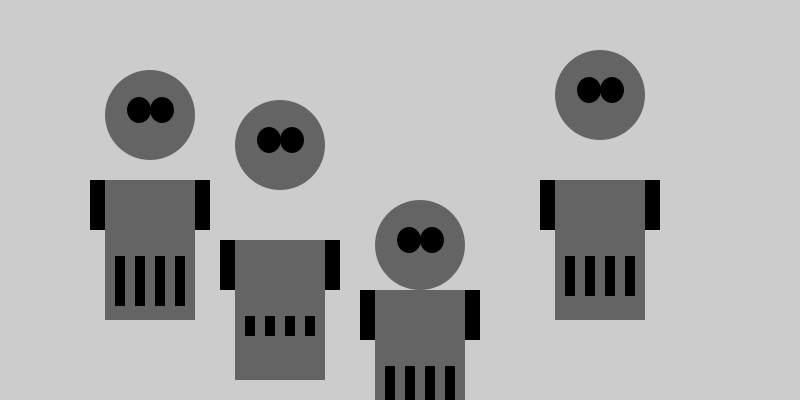
Frame 1 (no input)
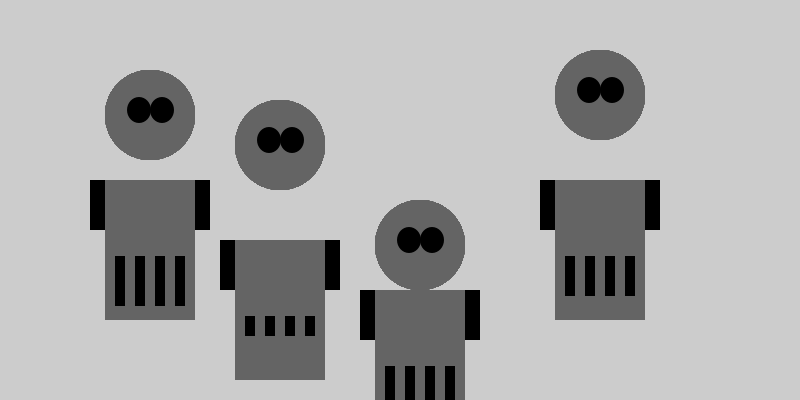
Frame 60 (the mouse pressed at the canvas centre just before this capture)
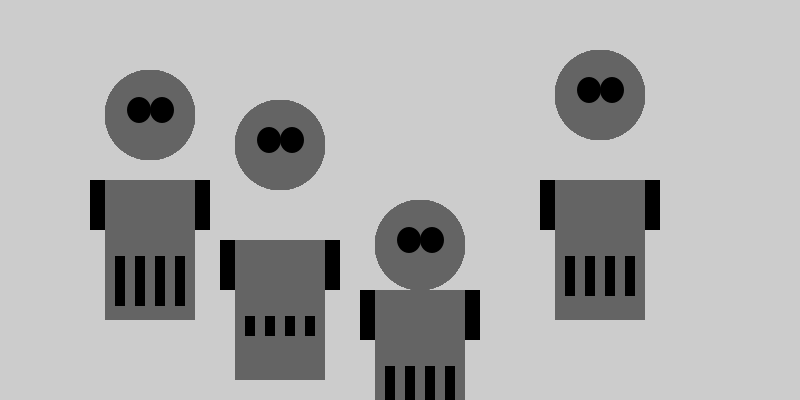
Frame 120 (the mouse held since frame 60 and released just before this capture)

The Processing sketch that drew these frames (run headless with seeded random() and noise(); from frame 60 on, the mouse is pressed at the canvas centre):

// Processing sketch: processing_59357
// ── processing_59357.pde

//Robot Duplication
 
void setup() {
  size(800, 400);
  smooth();
  strokeWeight(2);
  background(204);
  ellipseMode(RADIUS);
}
 
 
void draw() {
  
  drawRobot(150, 200, 50, 70);
  drawRobot(280, 260, 20, 100);
  drawRobot(420, 310, 80, 50);
  drawRobot(600, 200, 40, 90);
}

 void drawRobot(int x, int y, int grilllength, int neckHeight) {
   
  int radius = 45;
  int ny = y - neckHeight - grilllength - radius;

 
// Head
noStroke();                                    // Disable stroke
fill(100);                                       // Set fill to black
ellipse(x, y - 15 - neckHeight, 45, 45);       // Head
fill(0);                              // Set fill to black
ellipse(x + 12, y - 20 - neckHeight, 12, 13);  // eye
ellipse(x - 11, y - 20 - neckHeight, 12, 13);  // eye
fill(0);                                       // Set fill to black
 
 
// Body
noStroke();                           // Disable stroke
fill(100);                              // Set fill to grey
rect(x - 45, y - 20 , 90, 140);   // Main body TOP
fill(100);                    // Set fill to grey
 
// Grill
noStroke();                                         // Disable stroke
fill(0);                                            // Set fill to black
rect(x - 35, y + 56, 10, grilllength);                // Leftleg
rect(x - 15, y + 56, 10, grilllength);                 // Rightleg
rect(x + 5, y + 56, 10, grilllength);
rect(x + 25, y + 56, 10, grilllength);
 
// Arms 
noStroke();                       // Disable stroke
fill(0);                          // Set fill to black
rect(x - 60, y - 20, 15, 50);      // Left arm
rect(x + 45, y - 20, 15, 50);      // Right arm
fill(100);                 // Set fill to grey


 
}
